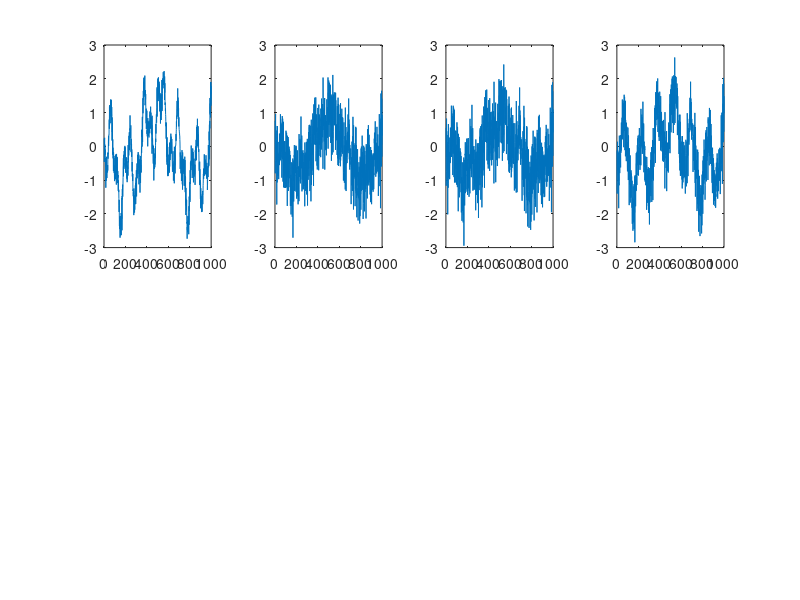

Write MATLAB code to recreate this figure. (Note: this script raises an error after producing the figure.)
%Number of sample points
N=1000;

%Generate artificial signals
t = linspace(-10,10,N);
X = [sin(2*t) ; cos(0.5*t) ; cos(5*t) ; randn(1,N)];

%Generate mixtures
Z = rand(4,4)*X;

%Plots mixtures
for i=1:4
subplot(2,4,i)
plot(Z(i,:));
end
drawnow;

%Initial Sample-Size
options.S0 = 100; 
%Ratio of the sample size used for Hessian-vector products
options.RS = 0.1;
%Maximum Number of Iterations
options.maxIter = 200;
%Verbosity Level:
%0 : No information displayed
%1 : Information about the algorithm used
%2 : Information updated as the algorithm proceeds
options.verbosityLevel = 2;

tic;
%[W, Sphere] = neo_ica(X); %Use defaults
[W, Sphere] = neo_ica(X, options);
toc;

%Unmix
IndependentComponents = W*Sphere*X;

%Plots independent components
subplot(2,1,2);
for i=1:4
subplot(2,4,4+i)
plot(IndependentComponents(i,:));
end
drawnow;
